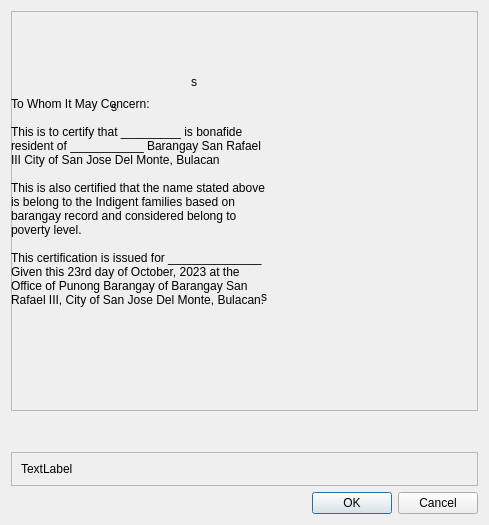
<?xml version="1.0" encoding="UTF-8"?>
<ui version="4.0">
 <class>dialog_indigency</class>
 <widget class="QDialog" name="dialog_indigency">
  <property name="geometry">
   <rect>
    <x>0</x>
    <y>0</y>
    <width>489</width>
    <height>525</height>
   </rect>
  </property>
  <property name="windowTitle">
   <string>Dialog</string>
  </property>
  <layout class="QVBoxLayout" name="verticalLayout">
   <item>
    <widget class="QFrame" name="frame">
     <property name="minimumSize">
      <size>
       <width>0</width>
       <height>400</height>
      </size>
     </property>
     <property name="frameShape">
      <enum>QFrame::StyledPanel</enum>
     </property>
     <property name="frameShadow">
      <enum>QFrame::Raised</enum>
     </property>
     <widget class="QLabel" name="label">
      <property name="geometry">
       <rect>
        <x>0</x>
        <y>10</y>
        <width>468</width>
        <height>361</height>
       </rect>
      </property>
      <property name="styleSheet">
       <string notr="true">font: 16pt &quot;Times New Roman&quot;;</string>
      </property>
      <property name="text">
       <string>To Whom It May Concern:

This is to certify that _________ is bonafide 
resident of ___________ Barangay San Rafael 
III City of San Jose Del Monte, Bulacan

This is also certified that the name stated above 
is belong to the Indigent families based on 
barangay record and considered belong to 
poverty level.

This certification is issued for ______________
Given this 23rd day of October, 2023 at the 
Office of Punong Barangay of Barangay San 
Rafael III, City of San Jose Del Monte, Bulacan.</string>
      </property>
     </widget>
     <widget class="QLabel" name="lbl_indname">
      <property name="geometry">
       <rect>
        <x>180</x>
        <y>40</y>
        <width>131</width>
        <height>61</height>
       </rect>
      </property>
      <property name="styleSheet">
       <string notr="true">font: 75 12pt &quot;Times New Roman&quot;;</string>
      </property>
      <property name="text">
       <string>s</string>
      </property>
     </widget>
     <widget class="QLabel" name="lbl_indaddress">
      <property name="geometry">
       <rect>
        <x>100</x>
        <y>70</y>
        <width>111</width>
        <height>51</height>
       </rect>
      </property>
      <property name="styleSheet">
       <string notr="true">font: 75 12pt &quot;Times New Roman&quot;;</string>
      </property>
      <property name="text">
       <string>s</string>
      </property>
     </widget>
     <widget class="QLabel" name="lbl_indpurpose">
      <property name="geometry">
       <rect>
        <x>250</x>
        <y>260</y>
        <width>161</width>
        <height>51</height>
       </rect>
      </property>
      <property name="styleSheet">
       <string notr="true">font: 75 12pt &quot;Times New Roman&quot;;</string>
      </property>
      <property name="text">
       <string>s</string>
      </property>
     </widget>
    </widget>
   </item>
   <item alignment="Qt::AlignBottom">
    <widget class="QFrame" name="frame_2">
     <property name="frameShape">
      <enum>QFrame::StyledPanel</enum>
     </property>
     <property name="frameShadow">
      <enum>QFrame::Raised</enum>
     </property>
     <layout class="QVBoxLayout" name="verticalLayout_2">
      <item>
       <widget class="QLabel" name="indigency_price">
        <property name="styleSheet">
         <string notr="true">font: 16pt &quot;Times New Roman&quot;;</string>
        </property>
        <property name="text">
         <string>TextLabel</string>
        </property>
       </widget>
      </item>
     </layout>
    </widget>
   </item>
   <item>
    <widget class="QDialogButtonBox" name="buttonBox">
     <property name="orientation">
      <enum>Qt::Horizontal</enum>
     </property>
     <property name="standardButtons">
      <set>QDialogButtonBox::Cancel|QDialogButtonBox::Ok</set>
     </property>
    </widget>
   </item>
  </layout>
 </widget>
 <resources/>
 <connections>
  <connection>
   <sender>buttonBox</sender>
   <signal>accepted()</signal>
   <receiver>dialog_indigency</receiver>
   <slot>accept()</slot>
   <hints>
    <hint type="sourcelabel">
     <x>248</x>
     <y>254</y>
    </hint>
    <hint type="destinationlabel">
     <x>157</x>
     <y>274</y>
    </hint>
   </hints>
  </connection>
  <connection>
   <sender>buttonBox</sender>
   <signal>rejected()</signal>
   <receiver>dialog_indigency</receiver>
   <slot>reject()</slot>
   <hints>
    <hint type="sourcelabel">
     <x>316</x>
     <y>260</y>
    </hint>
    <hint type="destinationlabel">
     <x>286</x>
     <y>274</y>
    </hint>
   </hints>
  </connection>
 </connections>
</ui>
